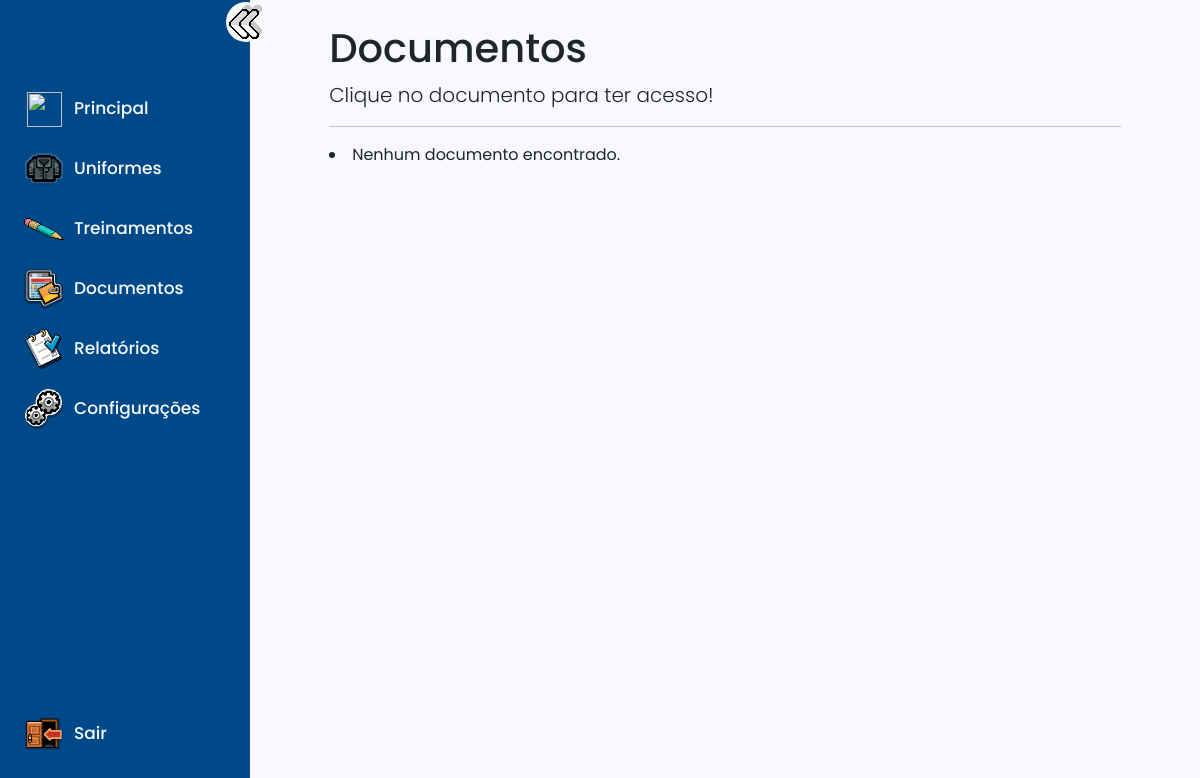
The page /paginas/documentos/ (signed in) on the database as committed earlier.
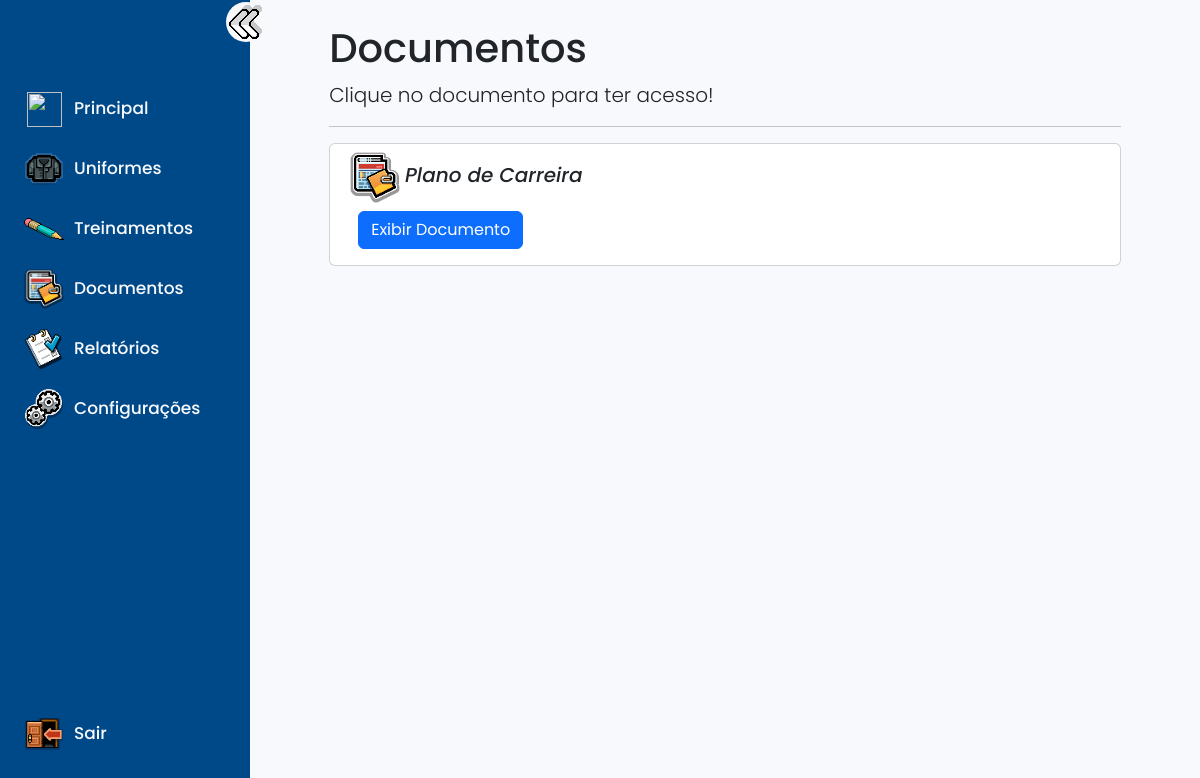
The same page on the database as committed later.
### documentos/models.py (models this page shows, shortened)
class Documentos(models.Model):
    titulo = models.TextField(verbose_name='Título', null=True, blank=True)
    texto1 = models.TextField(verbose_name='Texto-1', null=True, blank=True)

### documentos/views.py (the view)
# urls.py: path('documentos/', MostrarDocumento.as_view(), name='documentos'),
class MostrarDocumento(GroupRequiredMixin,LoginRequiredMixin,ListView):
    group_required = [u"praça", u"oficial"]
    login_url = reverse_lazy('login')
    model = Documentos
    template_name = 'templates/documentos.html'
    context_object_name = 'documentos'

### arquivos/templates/documentos.html
{% extends "templates/index.html" %}
{% load static %}
{% block main %}
<h1>Documentos</h1>
<p class="lead">Clique no documento para ter acesso!</p>
<hr>
{% for documento in documentos %}
<div class="card col-xl-12 m-auto">
    <div class="container m-2">
        <div class="row">
            <i class='bx bx-home-alt icon'>
                <img width="50px" src="{% static "img/documentoicon.png" %}" alt="">
                <span class="h5 card-title">{{ documento.titulo }}</span>
            </i>
            <div class="m-2 text-right">
                <a class="btn btn-primary" href="{% url 'detalhesdocumentos' documento.pk %}">Exibir Documento</a>
            </div>
        </div>
    </div>
</div>
<br>
{% empty %}
<li>Nenhum documento encontrado.</li>
{% endfor %}
{% endblock main %}

Rows that differ between the two databases and show on the page:
added Documentos: titulo "Plano de Carreira"
Other text that changed with them:
text no longer shown: "Nenhum documento encontrado."
